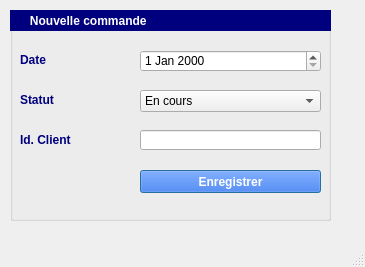
<?xml version="1.0" encoding="UTF-8"?>
<ui version="4.0">
 <class>creercommandewindow</class>
 <widget class="QMainWindow" name="creercommandewindow">
  <property name="geometry">
   <rect>
    <x>0</x>
    <y>0</y>
    <width>365</width>
    <height>267</height>
   </rect>
  </property>
  <property name="windowTitle">
   <string>MainWindow</string>
  </property>
  <widget class="QWidget" name="centralwidget">
   <widget class="QGroupBox" name="groupBox">
    <property name="geometry">
     <rect>
      <x>10</x>
      <y>10</y>
      <width>321</width>
      <height>211</height>
     </rect>
    </property>
    <property name="styleSheet">
     <string notr="true"/>
    </property>
    <property name="title">
     <string/>
    </property>
    <widget class="QLabel" name="label_2">
     <property name="geometry">
      <rect>
       <x>10</x>
       <y>40</y>
       <width>111</width>
       <height>20</height>
      </rect>
     </property>
     <property name="font">
      <font>
       <weight>75</weight>
       <bold>true</bold>
      </font>
     </property>
     <property name="styleSheet">
      <string notr="true">color:rgb(0,0,127);
font-weight:bold;</string>
     </property>
     <property name="text">
      <string>Date</string>
     </property>
    </widget>
    <widget class="QPushButton" name="bouton_enregistrer">
     <property name="geometry">
      <rect>
       <x>130</x>
       <y>160</y>
       <width>181</width>
       <height>23</height>
      </rect>
     </property>
     <property name="cursor">
      <cursorShape>PointingHandCursor</cursorShape>
     </property>
     <property name="autoFillBackground">
      <bool>false</bool>
     </property>
     <property name="styleSheet">
      <string notr="true">background-color: rgb(0, 85, 255);
font-weight:bold;
color:white;</string>
     </property>
     <property name="text">
      <string>Enregistrer</string>
     </property>
     <property name="default">
      <bool>true</bool>
     </property>
     <property name="flat">
      <bool>false</bool>
     </property>
    </widget>
    <widget class="QLabel" name="label_4">
     <property name="geometry">
      <rect>
       <x>10</x>
       <y>80</y>
       <width>71</width>
       <height>20</height>
      </rect>
     </property>
     <property name="font">
      <font>
       <weight>75</weight>
       <bold>true</bold>
      </font>
     </property>
     <property name="styleSheet">
      <string notr="true">color:rgb(0,0,127);
font-weight:bold;</string>
     </property>
     <property name="text">
      <string>Statut</string>
     </property>
    </widget>
    <widget class="QDateEdit" name="date_commande">
     <property name="geometry">
      <rect>
       <x>130</x>
       <y>40</y>
       <width>181</width>
       <height>22</height>
      </rect>
     </property>
    </widget>
    <widget class="QLabel" name="label_3">
     <property name="geometry">
      <rect>
       <x>0</x>
       <y>0</y>
       <width>321</width>
       <height>21</height>
      </rect>
     </property>
     <property name="font">
      <font>
       <pointsize>9</pointsize>
       <weight>75</weight>
       <bold>true</bold>
       <underline>false</underline>
      </font>
     </property>
     <property name="styleSheet">
      <string notr="true">background-color:rgb(0,0,127);
color:white;
font-weight:bold;
border-style:solid;
border-color:yellow;</string>
     </property>
     <property name="text">
      <string>      Nouvelle commande</string>
     </property>
     <property name="textFormat">
      <enum>Qt::PlainText</enum>
     </property>
    </widget>
    <widget class="QComboBox" name="combo_statut">
     <property name="geometry">
      <rect>
       <x>130</x>
       <y>80</y>
       <width>181</width>
       <height>22</height>
      </rect>
     </property>
     <item>
      <property name="text">
       <string>En cours</string>
      </property>
     </item>
     <item>
      <property name="text">
       <string>Validée</string>
      </property>
     </item>
     <item>
      <property name="text">
       <string>Annulée</string>
      </property>
     </item>
     <item>
      <property name="text">
       <string>Terminée</string>
      </property>
     </item>
    </widget>
    <widget class="QLabel" name="label_5">
     <property name="geometry">
      <rect>
       <x>10</x>
       <y>120</y>
       <width>71</width>
       <height>20</height>
      </rect>
     </property>
     <property name="font">
      <font>
       <weight>75</weight>
       <bold>true</bold>
      </font>
     </property>
     <property name="styleSheet">
      <string notr="true">color:rgb(0,0,127);
font-weight:bold;</string>
     </property>
     <property name="text">
      <string>Id. Client</string>
     </property>
    </widget>
    <widget class="QLineEdit" name="txt_num_cli">
     <property name="geometry">
      <rect>
       <x>130</x>
       <y>120</y>
       <width>181</width>
       <height>20</height>
      </rect>
     </property>
    </widget>
   </widget>
  </widget>
  <widget class="QMenuBar" name="menubar">
   <property name="geometry">
    <rect>
     <x>0</x>
     <y>0</y>
     <width>365</width>
     <height>21</height>
    </rect>
   </property>
  </widget>
  <widget class="QStatusBar" name="statusbar"/>
 </widget>
 <resources/>
 <connections/>
</ui>
